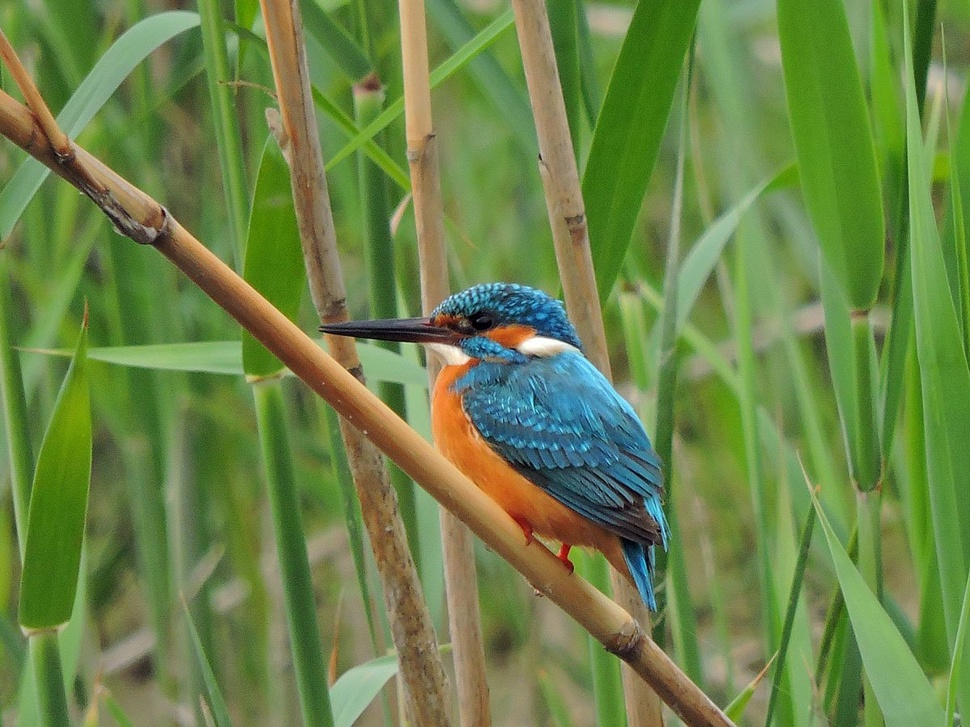
#> input picture Tasks/img/img.jpg, 970 x 727 px, shrunk from 1200 x 900 before the run
$ jupyter execute Ind.ipynb
#> lines starting #> are read from the running program, lines starting #| are printed output that depends on the picture; after the words box and inside, x2 and y2 are one past the last pixel; in counts of white or black regions, pixels touching at a corner belong together
# Индивидуальное задание

Выделить конутры с помощью функции cv2.findContours и с использованием разчлиных аргументов: cv2.CHAIN_APPROX_NONE, cv2.CHAIN_APPROX_SIMPLE, cv2.CHAIN_APPROX_TC89_KCOS, cv2.CHAIN_APPROX_TC89_L1. Вывести изображение с применением метода Канни.

[cell 1]
import cv2
import numpy as np
from matplotlib import pyplot as plt

[cell 2]
image = cv2.imread('img/img.jpg', 0)  # Замените 'your_image.jpg' на путь к вашему изображению
#> image: shape (727, 970); min 0, max 255, mean 117.3

# Бинаризация изображения
ret, thresh = cv2.threshold(image, 127, 255, cv2.THRESH_BINARY)
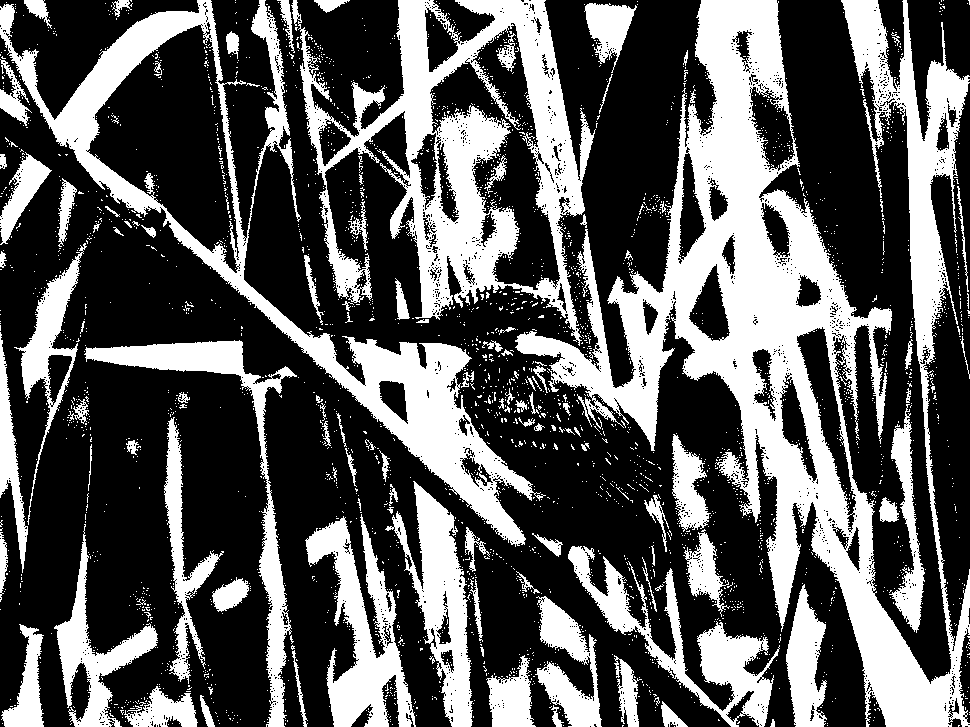
#> thresh: shape (727, 970); 35.1% white; 2912 white regions (2791 under 20 px)

cv2.CHAIN_APPROX_NONE: Этот метод не выполняет аппроксимацию контуров и сохраняет все точки контура. Таким образом, каждый контур будет содержать все точки границы, что может быть полезно, если вам нужна точная информация о контуре. Однако количество точек может быть большим, что может привести к повышенному использованию памяти и вычислительным затратам.

[cell 3]
# Поиск контуров с использованием cv2.CHAIN_APPROX_NONE
contours_none, _ = cv2.findContours(thresh, cv2.RETR_EXTERNAL, cv2.CHAIN_APPROX_NONE)
#> contours_none = 2438 contours, 2360 with area under 20; largest, box (x1, y1, x2, y2) and area: (515, 0, 970, 727) 101404, (291, 0, 596, 346) 51737, (0, 0, 546, 547) 50880, (305, 514, 416, 727) 9104, (385, 481, 473, 727) 8259
image_copy_none = cv2.cvtColor(image, cv2.COLOR_GRAY2RGB)
# Рисование контуров с использованием cv2.CHAIN_APPROX_NONE (контур красного цвета)
cv2.drawContours(image_copy_none, contours_none, -1, (255, 0, 0), 2, cv2.LINE_AA);
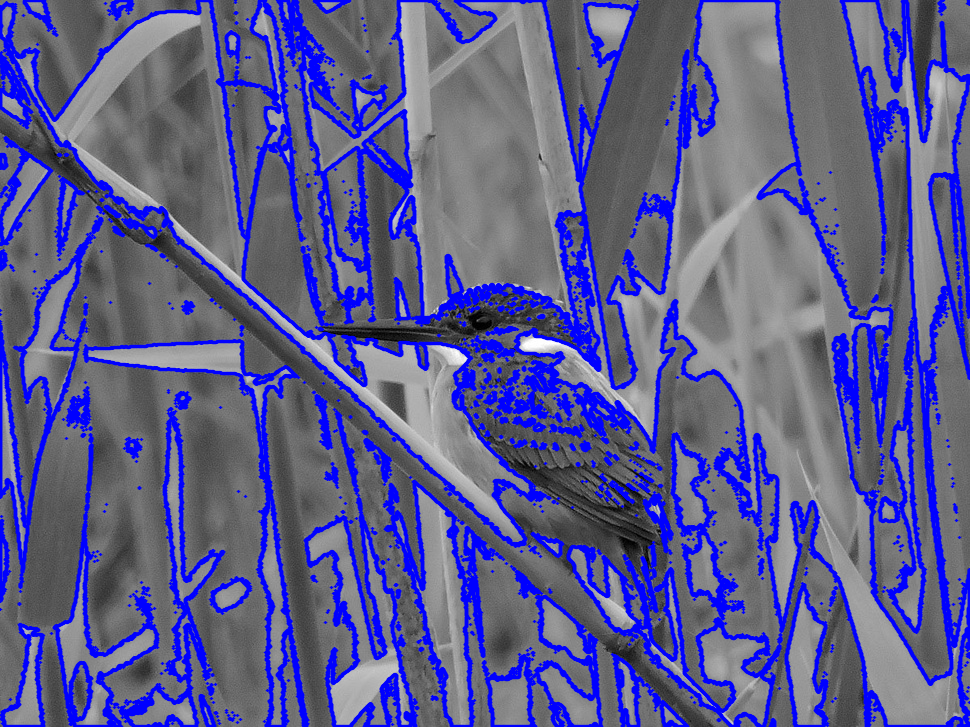
#> image_copy_none: shape (727, 970, 3); mean B, G, R 142.4, 92.1, 92.1

[cell 4]
plt.imshow(image_copy_none)
plt.title('APPROX: cv2.CHAIN_APPROX_NONE')
plt.axis('off');

cv2.CHAIN_APPROX_SIMPLE: Этот метод выполняет простую аппроксимацию контуров путем удаления лишних точек. Он сжимает горизонтальные, вертикальные и диагональные сегменты и оставляет только их конечные точки. Это позволяет представить контур с меньшим количеством точек, что обычно является достаточным для большинства приложений и снижает использование памяти.

[cell 5]
# Поиск контуров с использованием cv2.CHAIN_APPROX_SIMPLE
contours_simple, _ = cv2.findContours(thresh, cv2.RETR_EXTERNAL, cv2.CHAIN_APPROX_SIMPLE)
#> contours_simple has the same summary as contours_none
image_copy_simple = cv2.cvtColor(image, cv2.COLOR_GRAY2RGB)
# Рисование контуров с использованием cv2.CHAIN_APPROX_SIMPLE (контур зеленого цвета)
cv2.drawContours(image_copy_simple, contours_simple, -1, (0, 255, 0), 2, cv2.LINE_AA);
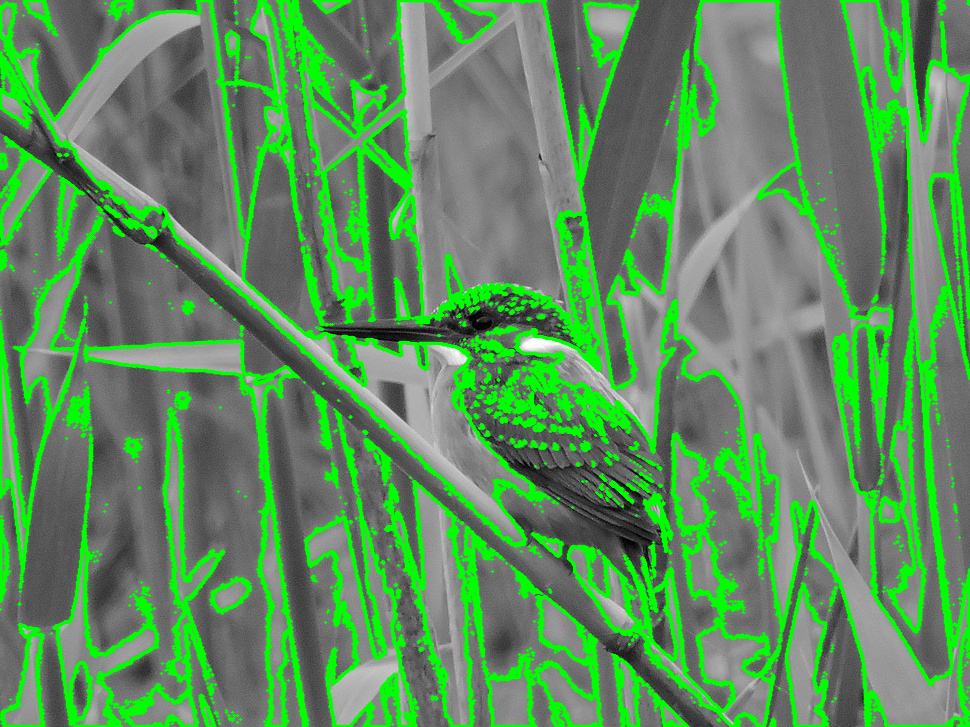
#> image_copy_simple: shape (727, 970, 3); mean B, G, R 92.6, 141.8, 92.6

[cell 6]
plt.imshow(image_copy_simple)
plt.title('APPROX: cv2.CHAIN_APPROX_SIMPLE')
plt.axis('off');

cv2.CHAIN_APPROX_TC89_L1: Этот метод использует аппроксимацию Тайи-Чжонга (Teh-Chin) для сжатия контуров. Он позволяет представить контур с ещё меньшим количеством точек, чем cv2.CHAIN_APPROX_SIMPLE, но с сохранением допустимой точности формы контура.

[cell 7]
# Поиск контуров с использованием cv2.CHAIN_APPROX_TC89_L1
contours_tc89_l1, _ = cv2.findContours(thresh, cv2.RETR_EXTERNAL, cv2.CHAIN_APPROX_TC89_L1)
#> contours_tc89_l1 = 2438 contours, 2351 with area under 20; largest, box (x1, y1, x2, y2) and area: (515, 0, 970, 727) 102346, (291, 0, 596, 346) 52276, (0, 0, 546, 547) 51356, (305, 514, 416, 727) 9253, (568, 546, 780, 727) 8428
image_copy_tc89_l1 = cv2.cvtColor(image, cv2.COLOR_GRAY2RGB)
# Рисование контуров с использованием cv2.CHAIN_APPROX_TC89_L1 (контур синего цвета)
cv2.drawContours(image_copy_tc89_l1, contours_tc89_l1, -1, (0, 0, 255), 2, cv2.LINE_AA);
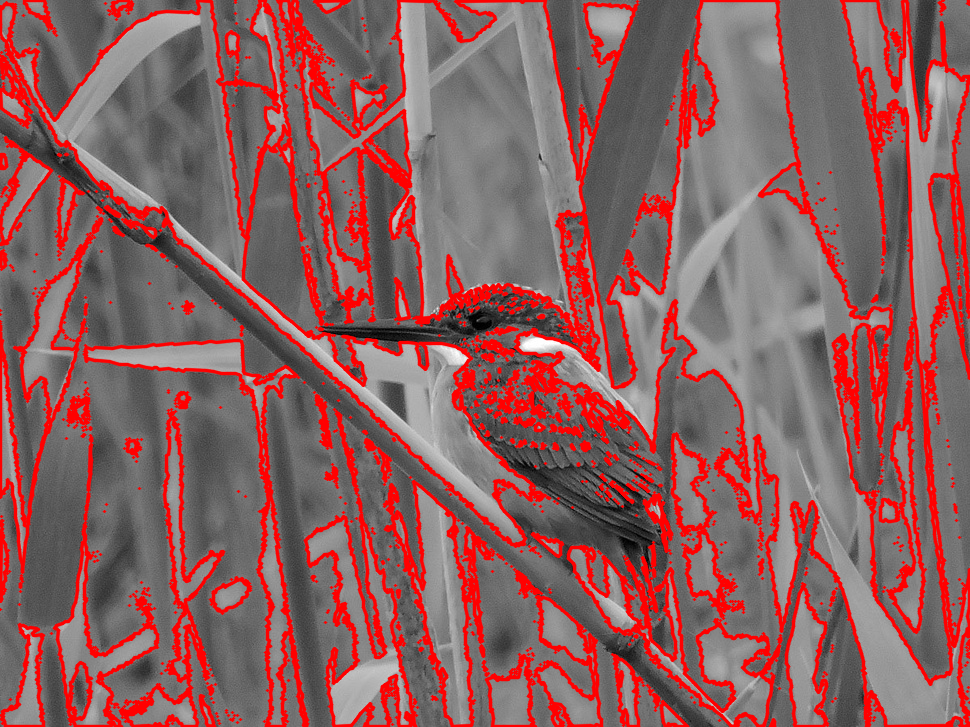
#> image_copy_tc89_l1: shape (727, 970, 3); mean B, G, R 94.7, 94.7, 139.7

[cell 8]
plt.imshow(image_copy_tc89_l1)
plt.title('APPROX: cv2.CHAIN_APPROX_TC89_L1')
plt.axis('off');

cv2.CHAIN_APPROX_TC89_KCOS: Этот метод также использует аппроксимацию Тайи-Чжонга (Teh-Chin), но с использованием метода k-косинусов для оценки качества аппроксимации. Это позволяет сохранить ещё больше деталей контура, чем cv2.CHAIN_APPROX_TC89_L1, но может потребовать больше вычислительных ресурсов.

[cell 9]
# Поиск контуров с использованием cv2.CHAIN_APPROX_TC89_KCOS
contours_tc89_kcos, _ = cv2.findContours(thresh, cv2.RETR_EXTERNAL, cv2.CHAIN_APPROX_TC89_KCOS)
#> contours_tc89_kcos = 2438 contours, 2352 with area under 20; largest, box (x1, y1, x2, y2) and area: (515, 0, 970, 727) 102182, (291, 0, 596, 346) 52145, (0, 0, 546, 547) 51188, (305, 514, 416, 727) 9229, (568, 546, 780, 727) 8322
image_copy_tc89_kcos = cv2.cvtColor(image, cv2.COLOR_GRAY2RGB)
# Рисование контуров с использованием cv2.CHAIN_APPROX_TC89_KCOS (контур желтого цвета)
cv2.drawContours(image_copy_tc89_kcos, contours_tc89_kcos, -1, (255, 255, 0), 2, cv2.LINE_AA);
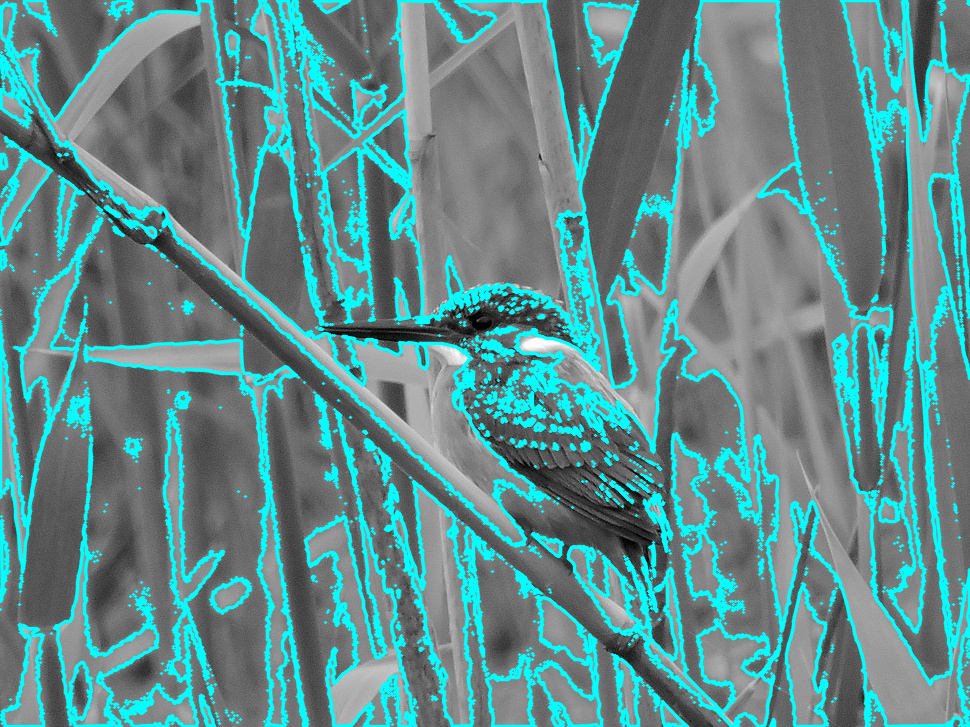
#> image_copy_tc89_kcos: shape (727, 970, 3); mean B, G, R 139.7, 139.7, 94.7

[cell 10]
plt.imshow(image_copy_tc89_kcos)
plt.title('APPROX: cv2.CHAIN_APPROX_TC89_KCOS')
plt.axis('off');

Применение метода Канни для выделения границ

[cell 11]
edges = cv2.Canny(image, 100, 200)  # Параметры порогов для детектирования границ
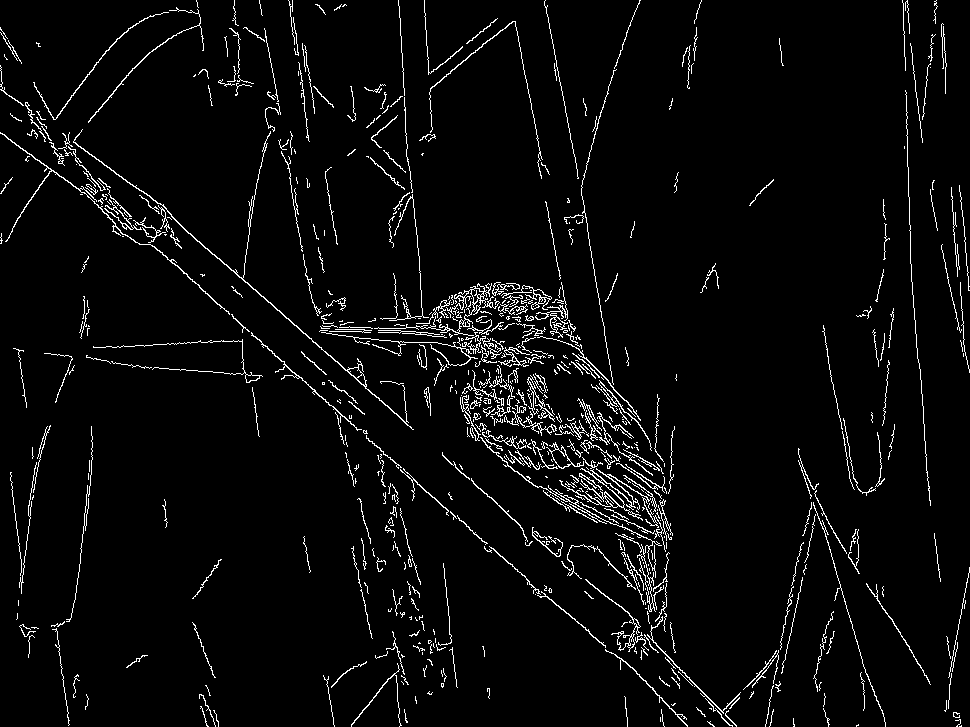
#> edges: shape (727, 970); 4% white in thin lines or dots
